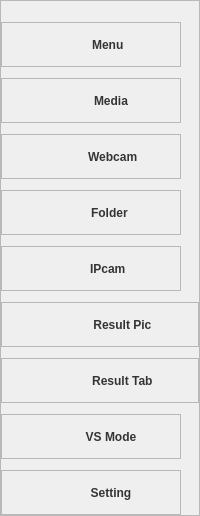
              <widget class="QFrame" name="leftbox_bottom">
               <property name="sizePolicy">
                <sizepolicy hsizetype="Preferred" vsizetype="Preferred">
                 <horstretch>0</horstretch>
                 <verstretch>0</verstretch>
                </sizepolicy>
               </property>
               <property name="minimumSize">
                <size>
                 <width>0</width>
                 <height>0</height>
                </size>
               </property>
               <property name="maximumSize">
                <size>
                 <width>16777215</width>
                 <height>16777215</height>
                </size>
               </property>
               <property name="styleSheet">
                <string notr="true">QPushButton#src_menu{
	background-image: url(:/leftbox/images/newsize/menu.png);
}
QPushButton#src_folder{
	background-image: url(:/leftbox/images/newsize/folder.png);

}
QPushButton#src_camera{
	background-image: url(:/leftbox/images/newsize/security-camera.png);
}
QPushButton#src_img{
	background-image: url(:/leftbox/images/newsize/gallery.png);
}
QPushButton#src_webcam{
	background-image: url(:/leftbox/images/newsize/photo-camera.png);
}
QPushButton#src_setting{
	background-image:url(:/leftbox/images/newsize/setting.png);
}
QPushButton#src_vsmode{
	background-image:url(:/leftbox/images/newsize/vs.png);
}
QPushButton#src_result{
	background-image:url(:/leftbox/images/newsize/statistics.png);
}
QPushButton#src_table{
	background-image:url(:/leftbox/images/newsize/table.png);
}
QPushButton{
	border:none;
	text-align: center;
	background-repeat: no-repeat;
	background-position: left center;
	border-left: 23px solid transparent;
	color: rgba(0, 0, 0, 199);
	font: 12pt &quot;Times New Roman&quot;;
	font-weight: bold;
	padding-left: 15px;
}
QFrame#cameraBox:hover{
	background-color: rgba(114, 129, 214, 59);
}
QFrame#folderBox:hover{
	background-color: rgba(114, 129, 214, 59);
}
QFrame#imgBox:hover{
	background-color: rgba(114, 129, 214, 59);
}
QFrame#menuBox:hover{
	background-color: rgba(114, 129, 214, 59);
}
QFrame#webcamBox:hover{
	background-color: rgba(114, 129, 214, 59);
}
QFrame#manageBox:hover{
	background-color: rgba(114, 129, 214, 59);
}
QFrame#vsBox:hover{
	background-color: rgba(114, 129, 214, 59);
}
QFrame#resultBox:hover{
	background-color: rgba(114, 129, 214, 59);
}
QFrame#tableBox:hover{
	background-color: rgba(114, 129, 214, 59);
}</string>
               </property>
               <property name="frameShape">
                <enum>QFrame::Shape::StyledPanel</enum>
               </property>
               <property name="frameShadow">
                <enum>QFrame::Shadow::Raised</enum>
               </property>
               <layout class="QVBoxLayout" name="verticalLayout_3" stretch="1,4,1,4,1,4,1,4,1,4,1,4,1,4,1,4,1,4">
                <property name="spacing">
                 <number>0</number>
                </property>
                <property name="leftMargin">
                 <number>0</number>
                </property>
                <property name="topMargin">
                 <number>10</number>
                </property>
                <property name="rightMargin">
                 <number>0</number>
                </property>
                <property name="bottomMargin">
                 <number>0</number>
                </property>
                <item>
                 <spacer name="zSpacer5">
                  <property name="orientation">
                   <enum>Qt::Orientation::Vertical</enum>
                  </property>
                  <property name="sizeHint" stdset="0">
                   <size>
                    <width>20</width>
                    <height>40</height>
                   </size>
                  </property>
                 </spacer>
                </item>
                <item>
                 <widget class="QFrame" name="menuBox">
                  <property name="sizePolicy">
                   <sizepolicy hsizetype="Expanding" vsizetype="Preferred">
                    <horstretch>0</horstretch>
                    <verstretch>0</verstretch>
                   </sizepolicy>
                  </property>
                  <property name="minimumSize">
                   <size>
                    <width>180</width>
                    <height>0</height>
                   </size>
                  </property>
                  <property name="maximumSize">
                   <size>
                    <width>180</width>
                    <height>16777215</height>
                   </size>
                  </property>
                  <property name="layoutDirection">
                   <enum>Qt::LayoutDirection::LeftToRight</enum>
                  </property>
                  <property name="frameShape">
                   <enum>QFrame::Shape::StyledPanel</enum>
                  </property>
                  <property name="frameShadow">
                   <enum>QFrame::Shadow::Raised</enum>
                  </property>
                  <layout class="QHBoxLayout" name="horizontalLayout_3">
                   <property name="spacing">
                    <number>0</number>
                   </property>
                   <property name="leftMargin">
                    <number>0</number>
                   </property>
                   <property name="topMargin">
                    <number>0</number>
                   </property>
                   <property name="rightMargin">
                    <number>0</number>
                   </property>
                   <property name="bottomMargin">
                    <number>0</number>
                   </property>
                   <item>
                    <widget class="QPushButton" name="src_menu">
                     <property name="sizePolicy">
                      <sizepolicy hsizetype="Expanding" vsizetype="Preferred">
                       <horstretch>0</horstretch>
                       <verstretch>0</verstretch>
                      </sizepolicy>
                     </property>
                     <property name="minimumSize">
                      <size>
                       <width>180</width>
                       <height>0</height>
                      </size>
                     </property>
                     <property name="maximumSize">
                      <size>
                       <width>180</width>
                       <height>16777215</height>
                      </size>
                     </property>
                     <property name="text">
                      <string> Menu   </string>
                     </property>
                     <property name="iconSize">
                      <size>
                       <width>30</width>
                       <height>30</height>
                      </size>
                     </property>
                     <property name="autoDefault">
                      <bool>false</bool>
                     </property>
                    </widget>
                   </item>
                  </layout>
                 </widget>
                </item>
                <item>
                 <spacer name="zSpacer1">
                  <property name="orientation">
                   <enum>Qt::Orientation::Vertical</enum>
                  </property>
                  <property name="sizeHint" stdset="0">
                   <size>
                    <width>20</width>
                    <height>40</height>
                   </size>
                  </property>
                 </spacer>
                </item>
                <item>
                 <widget class="QFrame" name="imgBox">
                  <property name="minimumSize">
                   <size>
                    <width>180</width>
                    <height>0</height>
                   </size>
                  </property>
                  <property name="maximumSize">
                   <size>
                    <width>180</width>
                    <height>16777215</height>
                   </size>
                  </property>
                  <property name="layoutDirection">
                   <enum>Qt::LayoutDirection::LeftToRight</enum>
                  </property>
                  <property name="frameShape">
                   <enum>QFrame::Shape::StyledPanel</enum>
                  </property>
                  <property name="frameShadow">
                   <enum>QFrame::Shadow::Raised</enum>
                  </property>
                  <layout class="QHBoxLayout" name="horizontalLayout_4">
                   <property name="spacing">
                    <number>0</number>
                   </property>
                   <property name="leftMargin">
                    <number>0</number>
                   </property>
                   <property name="topMargin">
                    <number>0</number>
                   </property>
                   <property name="rightMargin">
                    <number>0</number>
                   </property>
                   <property name="bottomMargin">
                    <number>0</number>
                   </property>
                   <item alignment="Qt::AlignmentFlag::AlignLeft">
                    <widget class="QPushButton" name="src_img">
                     <property name="sizePolicy">
                      <sizepolicy hsizetype="Expanding" vsizetype="Preferred">
                       <horstretch>0</horstretch>
                       <verstretch>0</verstretch>
                      </sizepolicy>
                     </property>
                     <property name="minimumSize">
                      <size>
                       <width>180</width>
                       <height>0</height>
                      </size>
                     </property>
                     <property name="maximumSize">
                      <size>
                       <width>180</width>
                       <height>16777215</height>
                      </size>
                     </property>
                     <property name="text">
                      <string>Media</string>
                     </property>
                     <property name="iconSize">
                      <size>
                       <width>30</width>
                       <height>30</height>
                      </size>
                     </property>
                    </widget>
                   </item>
                  </layout>
                 </widget>
                </item>
                <item>
                 <spacer name="zSpacer2">
                  <property name="orientation">
                   <enum>Qt::Orientation::Vertical</enum>
                  </property>
                  <property name="sizeHint" stdset="0">
                   <size>
                    <width>20</width>
                    <height>40</height>
                   </size>
                  </property>
                 </spacer>
                </item>
                <item>
                 <widget class="QFrame" name="webcamBox">
                  <property name="minimumSize">
                   <size>
                    <width>180</width>
                    <height>0</height>
                   </size>
                  </property>
                  <property name="maximumSize">
                   <size>
                    <width>180</width>
                    <height>16777215</height>
                   </size>
                  </property>
                  <property name="layoutDirection">
                   <enum>Qt::LayoutDirection::LeftToRight</enum>
                  </property>
                  <property name="frameShape">
                   <enum>QFrame::Shape::StyledPanel</enum>
                  </property>
                  <property name="frameShadow">
                   <enum>QFrame::Shadow::Raised</enum>
                  </property>
                  <layout class="QHBoxLayout" name="horizontalLayout_7">
                   <property name="spacing">
                    <number>0</number>
                   </property>
                   <property name="leftMargin">
                    <number>0</number>
                   </property>
                   <property name="topMargin">
                    <number>0</number>
                   </property>
                   <property name="rightMargin">
                    <number>0</number>
                   </property>
                   <property name="bottomMargin">
                    <number>0</number>
                   </property>
                   <item alignment="Qt::AlignmentFlag::AlignLeft">
                    <widget class="QPushButton" name="src_webcam">
                     <property name="sizePolicy">
                      <sizepolicy hsizetype="Expanding" vsizetype="Preferred">
                       <horstretch>0</horstretch>
                       <verstretch>0</verstretch>
                      </sizepolicy>
                     </property>
                     <property name="minimumSize">
                      <size>
                       <width>180</width>
                       <height>0</height>
                      </size>
                     </property>
                     <property name="maximumSize">
                      <size>
                       <width>180</width>
                       <height>16777215</height>
                      </size>
                     </property>
                     <property name="layoutDirection">
                      <enum>Qt::LayoutDirection::LeftToRight</enum>
                     </property>
                     <property name="text">
                      <string> Webcam</string>
                     </property>
                     <property name="iconSize">
                      <size>
                       <width>30</width>
                       <height>30</height>
                      </size>
                     </property>
                    </widget>
                   </item>
                  </layout>
                 </widget>
                </item>
                <item>
                 <spacer name="zSpacer4">
                  <property name="orientation">
                   <enum>Qt::Orientation::Vertical</enum>
                  </property>
                  <property name="sizeHint" stdset="0">
                   <size>
                    <width>20</width>
                    <height>40</height>
                   </size>
                  </property>
                 </spacer>
                </item>
                <item>
                 <widget class="QFrame" name="folderBox">
                  <property name="minimumSize">
                   <size>
                    <width>180</width>
                    <height>0</height>
                   </size>
                  </property>
                  <property name="maximumSize">
                   <size>
                    <width>180</width>
                    <height>16777215</height>
                   </size>
                  </property>
                  <property name="layoutDirection">
                   <enum>Qt::LayoutDirection::LeftToRight</enum>
                  </property>
                  <property name="frameShape">
                   <enum>QFrame::Shape::StyledPanel</enum>
                  </property>
                  <property name="frameShadow">
                   <enum>QFrame::Shadow::Raised</enum>
                  </property>
                  <layout class="QHBoxLayout" name="horizontalLayout_6">
                   <property name="spacing">
                    <number>0</number>
                   </property>
                   <property name="leftMargin">
                    <number>0</number>
                   </property>
                   <property name="topMargin">
                    <number>0</number>
                   </property>
                   <property name="rightMargin">
                    <number>0</number>
                   </property>
                   <property name="bottomMargin">
                    <number>0</number>
                   </property>
                   <item alignment="Qt::AlignmentFlag::AlignLeft">
                    <widget class="QPushButton" name="src_folder">
                     <property name="sizePolicy">
                      <sizepolicy hsizetype="Expanding" vsizetype="Preferred">
                       <horstretch>0</horstretch>
                       <verstretch>0</verstretch>
                      </sizepolicy>
                     </property>
                     <property name="minimumSize">
                      <size>
                       <width>180</width>
                       <height>0</height>
                      </size>
                     </property>
                     <property name="maximumSize">
                      <size>
                       <width>180</width>
                       <height>16777215</height>
                      </size>
                     </property>
                     <property name="text">
                      <string> Folder  </string>
                     </property>
                     <property name="iconSize">
                      <size>
                       <width>30</width>
                       <height>30</height>
                      </size>
                     </property>
                     <property name="shortcut">
                      <string>Ctrl+S</string>
                     </property>
                    </widget>
                   </item>
                  </layout>
                 </widget>
                </item>
                <item>
                 <spacer name="verticalSpacer">
                  <property name="orientation">
                   <enum>Qt::Orientation::Vertical</enum>
                  </property>
                  <property name="sizeHint" stdset="0">
                   <size>
                    <width>20</width>
                    <height>40</height>
                   </size>
                  </property>
                 </spacer>
                </item>
                <item>
                 <widget class="QFrame" name="cameraBox">
                  <property name="minimumSize">
                   <size>
                    <width>180</width>
                    <height>0</height>
                   </size>
                  </property>
                  <property name="maximumSize">
                   <size>
                    <width>180</width>
                    <height>16777215</height>
                   </size>
                  </property>
                  <property name="layoutDirection">
                   <enum>Qt::LayoutDirection::LeftToRight</enum>
                  </property>
                  <property name="frameShape">
                   <enum>QFrame::Shape::StyledPanel</enum>
                  </property>
                  <property name="frameShadow">
                   <enum>QFrame::Shadow::Raised</enum>
                  </property>
                  <layout class="QHBoxLayout" name="horizontalLayout_5">
                   <property name="spacing">
                    <number>0</number>
                   </property>
                   <property name="leftMargin">
                    <number>0</number>
                   </property>
                   <property name="topMargin">
                    <number>0</number>
                   </property>
                   <property name="rightMargin">
                    <number>0</number>
                   </property>
                   <property name="bottomMargin">
                    <number>0</number>
                   </property>
                   <item alignment="Qt::AlignmentFlag::AlignLeft">
                    <widget class="QPushButton" name="src_camera">
                     <property name="sizePolicy">
                      <sizepolicy hsizetype="Expanding" vsizetype="Preferred">
                       <horstretch>0</horstretch>
                       <verstretch>0</verstretch>
                      </sizepolicy>
                     </property>
                     <property name="minimumSize">
                      <size>
                       <width>180</width>
                       <height>0</height>
                      </size>
                     </property>
                     <property name="maximumSize">
                      <size>
                       <width>180</width>
                       <height>16777215</height>
                      </size>
                     </property>
                     <property name="text">
                      <string>IPcam  </string>
                     </property>
                     <property name="iconSize">
                      <size>
                       <width>30</width>
                       <height>30</height>
                      </size>
                     </property>
                    </widget>
                   </item>
                  </layout>
                 </widget>
                </item>
                <item>
                 <spacer name="zSpacer3">
                  <property name="orientation">
                   <enum>Qt::Orientation::Vertical</enum>
                  </property>
                  <property name="sizeHint" stdset="0">
                   <size>
                    <width>20</width>
                    <height>40</height>
                   </size>
                  </property>
                 </spacer>
                </item>
                <item>
                 <widget class="QFrame" name="resultBox">
                  <property name="frameShape">
                   <enum>QFrame::Shape::StyledPanel</enum>
                  </property>
                  <property name="frameShadow">
                   <enum>QFrame::Shadow::Raised</enum>
                  </property>
                  <layout class="QHBoxLayout" name="horizontalLayout_27">
                   <property name="spacing">
                    <number>0</number>
                   </property>
                   <property name="leftMargin">
                    <number>0</number>
                   </property>
                   <property name="topMargin">
                    <number>0</number>
                   </property>
                   <property name="rightMargin">
                    <number>0</number>
                   </property>
                   <property name="bottomMargin">
                    <number>0</number>
                   </property>
                   <item>
                    <widget class="QPushButton" name="src_result">
                     <property name="sizePolicy">
                      <sizepolicy hsizetype="Expanding" vsizetype="Preferred">
                       <horstretch>0</horstretch>
                       <verstretch>0</verstretch>
                      </sizepolicy>
                     </property>
                     <property name="minimumSize">
                      <size>
                       <width>180</width>
                       <height>0</height>
                      </size>
                     </property>
                     <property name="maximumSize">
                      <size>
                       <width>180</width>
                       <height>16777215</height>
                      </size>
                     </property>
                     <property name="text">
                      <string>    Result Pic  </string>
                     </property>
                     <property name="iconSize">
                      <size>
                       <width>30</width>
                       <height>30</height>
                      </size>
                     </property>
                    </widget>
                   </item>
                  </layout>
                 </widget>
                </item>
                <item>
                 <spacer name="verticalSpacer_5">
                  <property name="orientation">
                   <enum>Qt::Orientation::Vertical</enum>
                  </property>
                  <property name="sizeHint" stdset="0">
                   <size>
                    <width>20</width>
                    <height>40</height>
                   </size>
                  </property>
                 </spacer>
                </item>
                <item>
                 <widget class="QFrame" name="tableBox">
                  <property name="frameShape">
                   <enum>QFrame::Shape::StyledPanel</enum>
                  </property>
                  <property name="frameShadow">
                   <enum>QFrame::Shadow::Raised</enum>
                  </property>
                  <layout class="QHBoxLayout" name="horizontalLayout_28">
                   <property name="spacing">
                    <number>0</number>
                   </property>
                   <property name="leftMargin">
                    <number>0</number>
                   </property>
                   <property name="topMargin">
                    <number>0</number>
                   </property>
                   <property name="rightMargin">
                    <number>0</number>
                   </property>
                   <property name="bottomMargin">
                    <number>0</number>
                   </property>
                   <item>
                    <widget class="QPushButton" name="src_table">
                     <property name="sizePolicy">
                      <sizepolicy hsizetype="Expanding" vsizetype="Preferred">
                       <horstretch>0</horstretch>
                       <verstretch>0</verstretch>
                      </sizepolicy>
                     </property>
                     <property name="minimumSize">
                      <size>
                       <width>180</width>
                       <height>0</height>
                      </size>
                     </property>
                     <property name="maximumSize">
                      <size>
                       <width>180</width>
                       <height>16777215</height>
                      </size>
                     </property>
                     <property name="text">
                      <string>    Result Tab  </string>
                     </property>
                     <property name="iconSize">
                      <size>
                       <width>30</width>
                       <height>30</height>
                      </size>
                     </property>
                    </widget>
                   </item>
                  </layout>
                 </widget>
                </item>
                <item>
                 <spacer name="verticalSpacer_6">
                  <property name="orientation">
                   <enum>Qt::Orientation::Vertical</enum>
                  </property>
                  <property name="sizeHint" stdset="0">
                   <size>
                    <width>20</width>
                    <height>40</height>
                   </size>
                  </property>
                 </spacer>
                </item>
                <item>
                 <widget class="QFrame" name="vsBox">
                  <property name="minimumSize">
                   <size>
                    <width>180</width>
                    <height>0</height>
                   </size>
                  </property>
                  <property name="maximumSize">
                   <size>
                    <width>180</width>
                    <height>16777215</height>
                   </size>
                  </property>
                  <property name="frameShape">
                   <enum>QFrame::Shape::StyledPanel</enum>
                  </property>
                  <property name="frameShadow">
                   <enum>QFrame::Shadow::Raised</enum>
                  </property>
                  <layout class="QHBoxLayout" name="horizontalLayout_26">
                   <property name="spacing">
                    <number>0</number>
                   </property>
                   <property name="leftMargin">
                    <number>0</number>
                   </property>
                   <property name="topMargin">
                    <number>0</number>
                   </property>
                   <property name="rightMargin">
                    <number>0</number>
                   </property>
                   <property name="bottomMargin">
                    <number>0</number>
                   </property>
                   <item>
                    <widget class="QPushButton" name="src_vsmode">
                     <property name="sizePolicy">
                      <sizepolicy hsizetype="Expanding" vsizetype="Preferred">
                       <horstretch>0</horstretch>
                       <verstretch>0</verstretch>
                      </sizepolicy>
                     </property>
                     <property name="minimumSize">
                      <size>
                       <width>180</width>
                       <height>0</height>
                      </size>
                     </property>
                     <property name="maximumSize">
                      <size>
                       <width>180</width>
                       <height>16777215</height>
                      </size>
                     </property>
                     <property name="styleSheet">
                      <string notr="true"/>
                     </property>
                     <property name="text">
                      <string>VS Mode</string>
                     </property>
                     <property name="iconSize">
                      <size>
                       <width>30</width>
                       <height>30</height>
                      </size>
                     </property>
                     <property name="shortcut">
                      <string>Ctrl+S</string>
                     </property>
                    </widget>
                   </item>
                  </layout>
                 </widget>
                </item>
                <item>
                 <spacer name="verticalSpacer_4">
                  <property name="orientation">
                   <enum>Qt::Orientation::Vertical</enum>
                  </property>
                  <property name="sizeHint" stdset="0">
                   <size>
                    <width>20</width>
                    <height>40</height>
                   </size>
                  </property>
                 </spacer>
                </item>
                <item>
                 <widget class="QFrame" name="manageBox">
                  <property name="minimumSize">
                   <size>
                    <width>180</width>
                    <height>0</height>
                   </size>
                  </property>
                  <property name="maximumSize">
                   <size>
                    <width>180</width>
                    <height>16777215</height>
                   </size>
                  </property>
                  <property name="frameShape">
                   <enum>QFrame::Shape::StyledPanel</enum>
                  </property>
                  <property name="frameShadow">
                   <enum>QFrame::Shadow::Raised</enum>
                  </property>
                  <layout class="QHBoxLayout" name="horizontalLayout_19">
                   <property name="spacing">
                    <number>0</number>
                   </property>
                   <property name="leftMargin">
                    <number>0</number>
                   </property>
                   <property name="topMargin">
                    <number>0</number>
                   </property>
                   <property name="rightMargin">
                    <number>0</number>
                   </property>
                   <property name="bottomMargin">
                    <number>0</number>
                   </property>
                   <item>
                    <widget class="QPushButton" name="src_setting">
                     <property name="sizePolicy">
                      <sizepolicy hsizetype="Expanding" vsizetype="Preferred">
                       <horstretch>0</horstretch>
                       <verstretch>0</verstretch>
                      </sizepolicy>
                     </property>
                     <property name="minimumSize">
                      <size>
                       <width>180</width>
                       <height>0</height>
                      </size>
                     </property>
                     <property name="maximumSize">
                      <size>
                       <width>180</width>
                       <height>16777215</height>
                      </size>
                     </property>
                     <property name="text">
                      <string>Setting</string>
                     </property>
                    </widget>
                   </item>
                  </layout>
                 </widget>
                </item>
               </layout>
              </widget>
